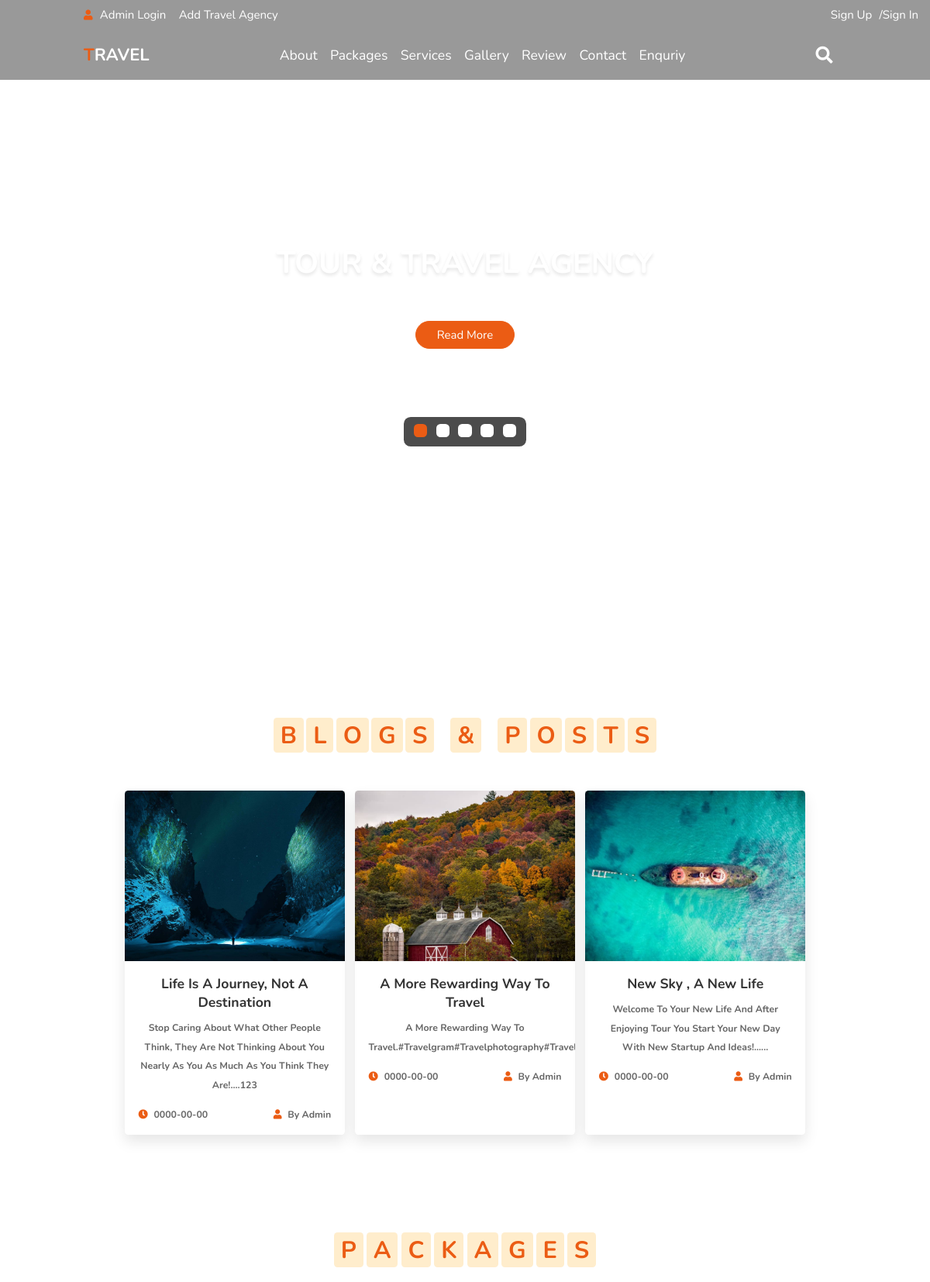
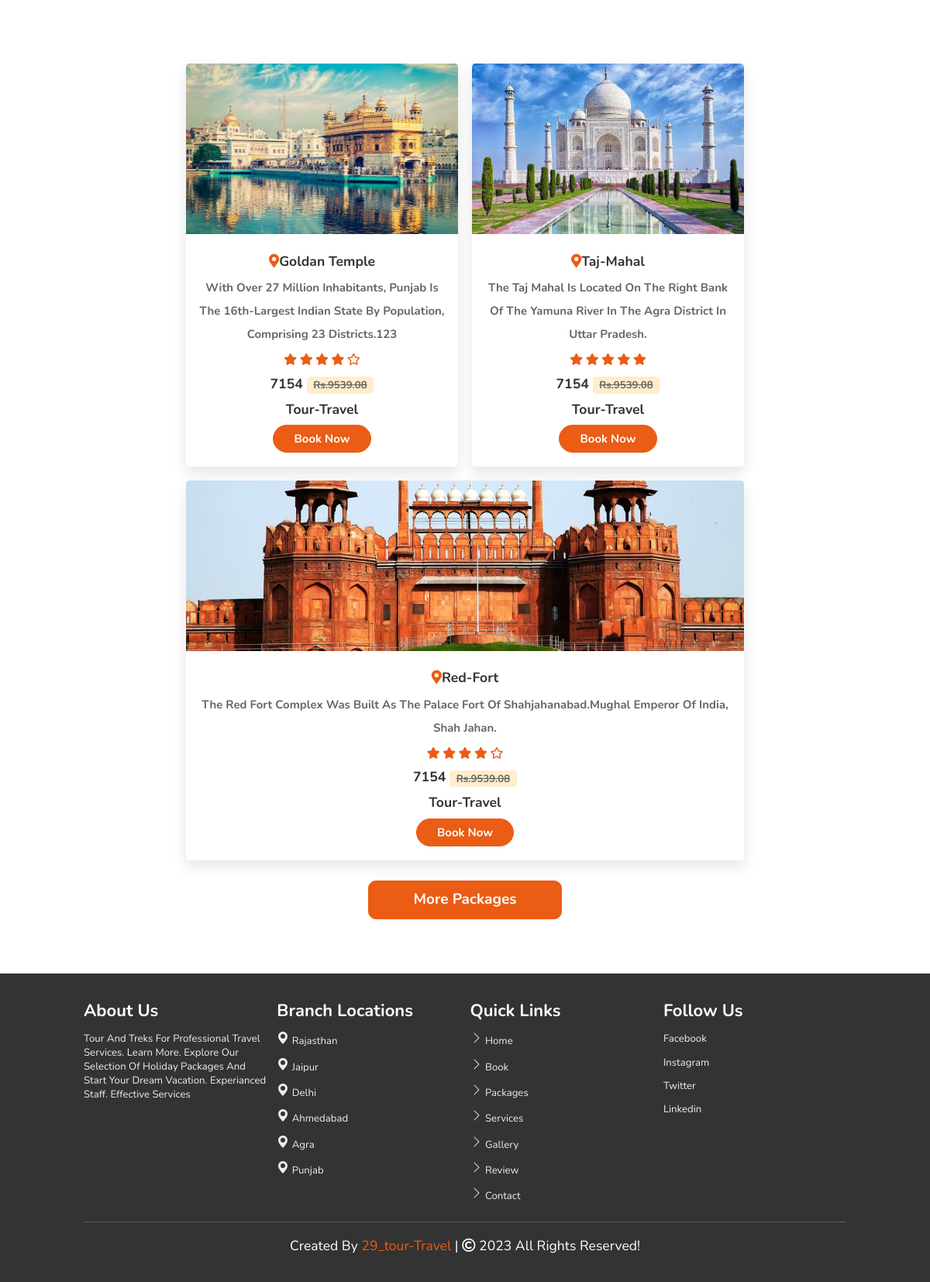
The app's page /home.php with its own data (2 pictures, top to bottom).
### tables this page shows
CREATE TABLE `blog` (
  `id` int(11) NOT NULL,
  `photo` varchar(255) NOT NULL,
  `slogan` varchar(255) NOT NULL,
  `texts` varchar(455) NOT NULL,
  `admindate` date NOT NULL,
  `status` char(100) DEFAULT 'by admin'
);

CREATE TABLE `packages` (
  `PackageId` int(11) NOT NULL,
  `PackageImage` varchar(100) DEFAULT NULL,
  `PackageName` varchar(200) DEFAULT NULL,
  `PackageDetails` mediumtext DEFAULT NULL,
  `rate` int(5) DEFAULT NULL,
  `PackagePrice` int(11) DEFAULT NULL,
  `travel_name` varchar(255) DEFAULT NULL,
  `Creationdate` timestamp NULL DEFAULT current_timestamp(),
  `UpdationDate` timestamp NULL DEFAULT NULL ON UPDATE current_timestamp(),
  `status` varchar(50) NOT NULL DEFAULT 'Active'
);

### home.php (the view, shortened to what this page needs)
<?php
if(isset($_SESSION['user'])&&isset($_SESSION['pwd']))
{ ?>
    <script>
        window.location="login/home.php";
    </script>
    <?php
}
else if(isset($_SESSION['admin_user'])&&isset($_SESSION['admin_pwd']))
{
    ?>
    <script>
        window.location="admin/dashboard.php";
    </script>
    <?php
}
else if(isset($_SESSION['panel_user']) && isset($_SESSION['panel_pwd']))
{
    ?>
    <script>
        window.location ="package_admin/dashboard.php";
    </script>
    <?php
}
else
{
?>
<!DOCTYPE html>
<html lang="en">
<head>
    <link rel="stylesheet" href="https://unpkg.com/swiper/swiper-bundle.min.css" />
    <link rel="stylesheet" href="https://cdnjs.cloudflare.com/ajax/libs/font-awesome/5.15.3/css/all.min.css">
    <link rel="stylesheet" href="style.css">
<?php
include_once("conection.php");
?>
</head>
<body>
<div class="top-ht">
    <div class="top-navbar-ht" >
        <div class="icons">
        <i class="fas fa-user" id="login-btn"></i>
        <a href="a_login.php" >admin login</a>
        <a href="p_login.php" >add travel agency</a>
        </div>
</div>
    <div class="top-navbar-ht" style="margin-right:-90.0rem;">
        <a href="sign up.php" style="margin-right:-0.0rem;">sign up</a>
        <a href="sign in.php"  style="margin-right:-0.0rem;">/sign in</a>
    </div>
    </div>
    <header class="ht">
        <a href="home.php" class="logo"><span>T</span>ravel</a>
        <nav class="navbar">
            <a href="about.php">about</a>
            <a href="package.php">packages</a>
            <a href="service.php">services</a>
            <a href="gallery.php">gallery</a>
            <a href="review.php">review</a>
            <a href="contact.php">contact</a>
            <a href="enquriy.php">enquriy</a>
        </nav>
        <div class="icons">
            <i class="fas fa-search" id="search-btn"></i>
        </div>
        <form class="search-bar-container" class="form-control" style="background:rgba(0,0,0,.4);" method="POST">
    <div class="wrapper">
      <div class="search-input">
        <div class="icon"><i class="fas fa-search"></i></div>
      </div>
    </div>
</form>
    </header>
    <section class="home" id="home">
        <div class="content">
            <h3>tour & travel agency</h3>
            <p>adventures are the best way to learn!....</p>
            <a href="about.php" class="btn">read more</a>
        </div>
        <div class="controls">
            <span class="vid-btn active" data-src="images/vid-1.mp4"></span>
            <span class="vid-btn" data-src="images/vid-2.mp4"></span>
            <span class="vid-btn" data-src="images/vid-3.mp4"></span>
            <span class="vid-btn" data-src="images/vid-4.mp4"></span>
            <span class="vid-btn" data-src="images/vid-5.mp4"></span>
        </div>
        <div class="video-container">
            <video src="images/vid-1.mp4" id="video-slider" loop autoplay muted></video>
    </section>
    <section class="blogs" id="blogs">
        <h1 class="heading">
        <span>b</span>
        <span>l</span>
        <span>o</span>
        <span>g</span>
        <span>s</span>
        <span class="space"></span>
        <span>&</span>
        <span class="space"></span>
        <span>p</span>
        <span>o</span>
        <span>s</span>
        <span>t</span>
        <span>s</span>
    <div class="box-container">
        <?php
        $sql="select *from blog";
        $r=mysqli_query($con,$sql);
        while($a=mysqli_fetch_array($r))
        {
            ?>
        <div class="box" data-aos="fade-up" data-aos-delay="150">
            <div class="image">
                <img src="images/<?php echo $a[1]; ?>" alt="">
            </div>
            <div class="content">
                <a href="#" class="link"><?php echo $a[2]; ?></a>
                <p><?php echo $a[3]; ?></p>
                <div class="icon">
                    <a href="#"><i class="fas fa-clock"></i> <?php echo $a[4]; ?></a>
                    <a href="#"><i class="fas fa-user"></i> <?php echo $a[5]; ?></a>
                </div>
            </div>
        </div>
<?php
        }
        ?>
</div>
<section class="packages" id="packages">
<h1 class="heading">
    <span>p</span>
    <span>a</span>
    <span>c</span>
    <span>k</span>
    <span>a</span>
    <span>g</span>
    <span>e</span>
    <span>s</span>
</h1>
<div class="box-container">
<?php
    $sql="select * from packages where status ='Active'";
    $r=mysqli_query($con,$sql);
    $count=0;
    while($a=mysqli_fetch_array($r))
    {
          $count+=1;
        if($count==4)
        {
            break;
        }
        ?>
        <div class="box">
            <img src="images/<?php echo $a[1]; ?>" alt="">
            <div class="content">
                <h3> <i class="fas fa-map-marker-alt"></i><?php echo $a[2]; ?></h3>
                <p><?php echo $a[3]; ?></p>
                <div class="stars">
                    <?php
                if($a[4]==5)
                    {?>
                    <i class="fas fa-star"></i>
                    <i class="fas fa-star"></i>
                    <i class="fas fa-star"></i>
                    <i class="fas fa-star"></i>
                    <i class="fas fa-star"></i>
                    <?php
                    }
                    else if($a[4]==4)
                    {
                        ?>
                        <i class="fas fa-star"></i>
                        <i class="fas fa-star"></i>
                        <i class="fas fa-star"></i>
                        <i class="fas fa-star"></i>
                        <i class="far fa-star"></i>
                    <?php
                    }
                    ?>
                </div>
                <div class="price"> <?php echo $a[5]; ?> <span>Rs.9539.08</span> </div>
                <div class="price"> <?php echo $a[6]; ?> </div>
                <a href="booking.php" class="btn" onclick="l()">book now</a>
            </div>
        </div>
     <?php
   }
    ?>
    </div>
</section>
<a href="package.php" class="btn" style="border-radius:10px; height:50px; width:250px; padding-top:10px;font-size:19px">More Packages</a>
</section>
<?php
include_once("footer.php");
?>
</body>
</html>
<?php
}
?>

### footer.php (shortened to what this page needs)
<!DOCTYPE html>
<html lang="en">
<head>
    <link rel="stylesheet" href="https://unpkg.com/swiper/swiper-bundle.min.css" />
    <link rel="stylesheet" href="https://cdnjs.cloudflare.com/ajax/libs/font-awesome/5.15.3/css/all.min.css">
    <link rel="stylesheet" href="style.css">
</head>
<body>
<section class="footer">
<div class="box-container">
    <div class="box">
        <h3>about us</h3>
        <p>Tour and Treks for Professional Travel services. Learn More. Explore Our Selection of Holiday Packages and Start Your Dream Vacation. Experianced Staff. Effective services</p>
    </div>
    <div class="box">
        <h3>branch locations</h3>
        <a href="#"><svg xmlns="http://www.w3.org/2000/svg" width="16" height="16" fill="currentColor" class="bi bi-geo-alt-fill" viewBox="0 0 16 16">
            <path d="M8 16s6-5.686 6-10A6 6 0 0 0 2 6c0 4.314 6 10 6 10zm0-7a3 3 0 1 1 0-6 3 3 0 0 1 0 6z"/>
            </svg> Rajasthan</a>
        <a href="#"><svg xmlns="http://www.w3.org/2000/svg" width="16" height="16" fill="currentColor" class="bi bi-geo-alt-fill" viewBox="0 0 16 16">
            <path d="M8 16s6-5.686 6-10A6 6 0 0 0 2 6c0 4.314 6 10 6 10zm0-7a3 3 0 1 1 0-6 3 3 0 0 1 0 6z"/>
            </svg> Jaipur</a>
        <a href="#"><svg xmlns="http://www.w3.org/2000/svg" width="16" height="16" fill="currentColor" class="bi bi-geo-alt-fill" viewBox="0 0 16 16">
            <path d="M8 16s6-5.686 6-10A6 6 0 0 0 2 6c0 4.314 6 10 6 10zm0-7a3 3 0 1 1 0-6 3 3 0 0 1 0 6z"/>
            </svg> Delhi</a>
        <a href="#"><svg xmlns="http://www.w3.org/2000/svg" width="16" height="16" fill="currentColor" class="bi bi-geo-alt-fill" viewBox="0 0 16 16">
            <path d="M8 16s6-5.686 6-10A6 6 0 0 0 2 6c0 4.314 6 10 6 10zm0-7a3 3 0 1 1 0-6 3 3 0 0 1 0 6z"/>
            </svg> Ahmedabad</a>
        <a href="#"><svg xmlns="http://www.w3.org/2000/svg" width="16" height="16" fill="currentColor" class="bi bi-geo-alt-fill" viewBox="0 0 16 16">
            <path d="M8 16s6-5.686 6-10A6 6 0 0 0 2 6c0 4.314 6 10 6 10zm0-7a3 3 0 1 1 0-6 3 3 0 0 1 0 6z"/>
            </svg> Agra</a>
        <a href="#"><svg xmlns="http://www.w3.org/2000/svg" width="16" height="16" fill="currentColor" class="bi bi-geo-alt-fill" viewBox="0 0 16 16">
            <path d="M8 16s6-5.686 6-10A6 6 0 0 0 2 6c0 4.314 6 10 6 10zm0-7a3 3 0 1 1 0-6 3 3 0 0 1 0 6z"/>
            </svg> Punjab</a>
    </div>
    <div class="box">
        <h3>quick links</h3>
        <a href="home.html"><svg xmlns="http://www.w3.org/2000/svg" width="16" height="16" fill="currentColor" class="bi bi-chevron-right" viewBox="0 0 16 16">
            <path fill-rule="evenodd" d="M4.646 1.646a.5.5 0 0 1 .708 0l6 6a.5.5 0 0 1 0 .708l-6 6a.5.5 0 0 1-.708-.708L10.293 8 4.646 2.354a.5.5 0 0 1 0-.708z"/>
            </svg> home</a>
        <a href="booking.html"><svg xmlns="http://www.w3.org/2000/svg" width="16" height="16" fill="currentColor" class="bi bi-chevron-right" viewBox="0 0 16 16">
            <path fill-rule="evenodd" d="M4.646 1.646a.5.5 0 0 1 .708 0l6 6a.5.5 0 0 1 0 .708l-6 6a.5.5 0 0 1-.708-.708L10.293 8 4.646 2.354a.5.5 0 0 1 0-.708z"/>
            </svg> book</a>
        <a href="package.html"><svg xmlns="http://www.w3.org/2000/svg" width="16" height="16" fill="currentColor" class="bi bi-chevron-right" viewBox="0 0 16 16">
            <path fill-rule="evenodd" d="M4.646 1.646a.5.5 0 0 1 .708 0l6 6a.5.5 0 0 1 0 .708l-6 6a.5.5 0 0 1-.708-.708L10.293 8 4.646 2.354a.5.5 0 0 1 0-.708z"/>
            </svg> packages</a>
        <a href="service.html"><svg xmlns="http://www.w3.org/2000/svg" width="16" height="16" fill="currentColor" class="bi bi-chevron-right" viewBox="0 0 16 16">
            <path fill-rule="evenodd" d="M4.646 1.646a.5.5 0 0 1 .708 0l6 6a.5.5 0 0 1 0 .708l-6 6a.5.5 0 0 1-.708-.708L10.293 8 4.646 2.354a.5.5 0 0 1 0-.708z"/>
            </svg> services</a>
        <a href="gallery.html"><svg xmlns="http://www.w3.org/2000/svg" width="16" height="16" fill="currentColor" class="bi bi-chevron-right" viewBox="0 0 16 16">
            <path fill-rule="evenodd" d="M4.646 1.646a.5.5 0 0 1 .708 0l6 6a.5.5 0 0 1 0 .708l-6 6a.5.5 0 0 1-.708-.708L10.293 8 4.646 2.354a.5.5 0 0 1 0-.708z"/>
            </svg> gallery</a>
        <a href="review.html"><svg xmlns="http://www.w3.org/2000/svg" width="16" height="16" fill="currentColor" class="bi bi-chevron-right" viewBox="0 0 16 16">
            <path fill-rule="evenodd" d="M4.646 1.646a.5.5 0 0 1 .708 0l6 6a.5.5 0 0 1 0 .708l-6 6a.5.5 0 0 1-.708-.708L10.293 8 4.646 2.354a.5.5 0 0 1 0-.708z"/>
            </svg> review</a>
        <a href="contact.html"><svg xmlns="http://www.w3.org/2000/svg" width="16" height="16" fill="currentColor" class="bi bi-chevron-right" viewBox="0 0 16 16">
            <path fill-rule="evenodd" d="M4.646 1.646a.5.5 0 0 1 .708 0l6 6a.5.5 0 0 1 0 .708l-6 6a.5.5 0 0 1-.708-.708L10.293 8 4.646 2.354a.5.5 0 0 1 0-.708z"/>
            </svg> contact</a>
    </div>
    <div class="box">
        <h3>follow us</h3>
        <a href="#">facebook</a>
        <a href="#">instagram</a>
        <a href="#">twitter</a>
        <a href="#">linkedin</a>
    </div>
</div>
<h1 class="credit"> created by <span> 29_tour-travel </span> | <i class="far fa-copyright"></i> 2023 all rights reserved! </h1>
</section>
</body>
</html>

### home.php (style rules this page uses)
.wrapper { width: 100%; }
.wrapper .search-input { background: #fff; width: 100%; border-radius: 5px; position: relative; box-shadow: 0px 1px 5px 3px rgba(0,0,0,0.12); }
.search-input .icon { position: absolute; right: 0px; top: 0px; height: 55px; width: 55px; text-align: center; line-height: 55px; font-size: 20px; color: #644bff; cursor: pointer; }

### records on screen
blog: photo (picture), slogan "Life Is A Journey, Not A Destination", texts "Stop Caring About What Other People Think, They Are Not Thinking About You Nearly As You As Much As You Think They Are!....123", admindate "0000-00-00", status "By Admin"
blog: photo (picture), slogan "A More Rewarding Way To Travel", texts "A More Rewarding Way To…", admindate "0000-00-00", status "By Admin"
blog: photo (picture), slogan "New Sky , A New Life", texts "Welcome To Your New Life And After Enjoying Tour You Start Your New Day With New Startup And Ideas!......", admindate "0000-00-00", status "By Admin"
packages: PackageImage (picture), PackageName "Goldan Temple", PackageDetails "With Over 27 Million Inhabitants, Punjab Is The 16th-Largest Indian State By Population, Comprising 23 Districts.123", rate 4 (drawn), PackagePrice "7154", travel_name "Tour-Travel"
packages: PackageImage (picture), PackageName "Taj-Mahal", PackageDetails "The Taj Mahal Is Located On The Right Bank Of The Yamuna River In The Agra District In Uttar Pradesh.", rate 5 (drawn), PackagePrice "7154", travel_name "Tour-Travel"
packages: PackageImage (picture), PackageName "Red-Fort", PackageDetails "The Red Fort Complex Was Built As The Palace Fort Of Shahjahanabad.Mughal Emperor Of India, Shah Jahan.", rate 4 (drawn), PackagePrice "7154", travel_name "Tour-Travel"
